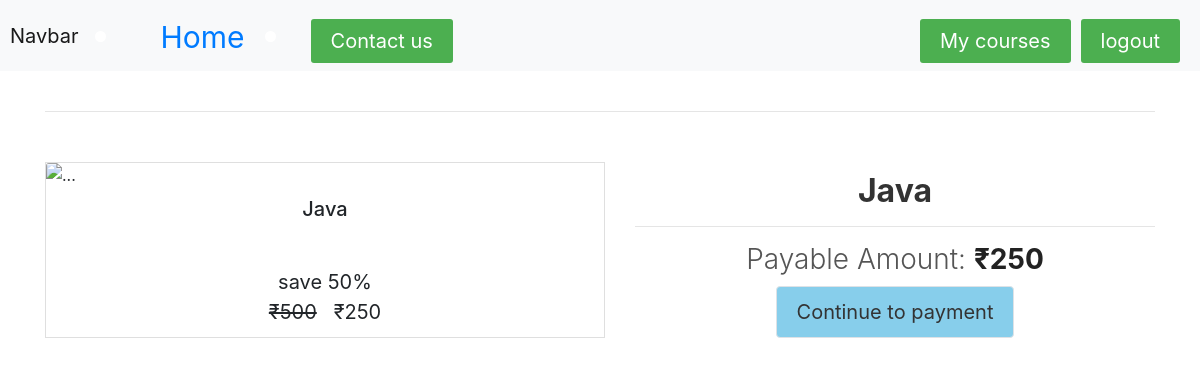
Page /checkout/java (signed in) on the committed database.
### onlineclasses/models.py (models this page shows, shortened)
class Course(models.Model):
    title = models.CharField(max_length=100,null=False)
    slug = models.CharField(max_length=100,null=False,unique=True)
    description = models.TextField(max_length=500,null=True)
    duration = models.PositiveIntegerField(help_text="Duration:")
    price = models.IntegerField(null=False)
    discount = models.PositiveIntegerField(null=False, default=0)
    is_published = models.BooleanField(default=False)
    created_at = models.DateTimeField(auto_now_add=True)
    length = models.PositiveIntegerField(null=False)

### onlineclasses/views/checkout.py (the view, shortened to what this page needs)
# urls.py: path("checkout/<str:slug>", checkout, name='checkout_page'),
def checkout(request,slug):
    course = Course.objects.get(slug=slug)
    if(request.user.is_authenticated is False):
        return redirect('login')
    user = request.user
    action = request.GET.get('action')
    order = None
    payment = None
    error = None
    context = {
        'course':course,
        'order':order,
        'payment':payment,
        'user':user,
        'error':error
    }
    return render(request,template_name= "courses/checkout.html",context=context)

### onlineclasses/templatetags/custom_tags.py (called while the page is built)
@register.simple_tag
def cal_sale_price(price,discount):
    if discount is None or discount == 0:
        return price
    sellPrice = price-(price * (discount * 0.01))
    return math.floor(sellPrice)

@register.filter
def rupee(price):
    rupee_price = price
    return f'₹{rupee_price}'

### onlineclasses/templates/courses/checkout.html (shortened to what this page needs)
{% extends 'courses/base.html' %}
{% load custom_tags %}
{% block content %}
<div class="container">
    <br>
    <hr>
    <div class="row checkout-wrapper">
        <div class="col mx-auto">
            <div class="card mx-auto" style="width: 35rem;">
                <img src="https://dz8fbjd9gwp2s.cloudfront.net/courses/63b87ffee4b0b82420c664f3/63b87ffee4b0b82420c664f3_scaled_cover.jpg?v=1"
                    class="card-img-top" alt="...">
                <div class="card-body">
                    <h5 class="card-title text-center">{{course.title}}</h5>
                    <p class="card-text m-0 p-0">
                        save {{course.discount}}%
                        <br>
                        <span class="price">
                            <del>{{course.price|rupee}}</del>
                            <span>{% cal_sale_price course.price course.discount as amount %} {{amount|rupee}}</span>
                        </span>
                    </p>
                </div>
            </div>
        </div>
        <div class="col">
            <div class="checkout-details">
                <p class="display-4 text-center course-title">{{course.title}}</p>
                <hr>
                <p class="display-4 text-center payable-amount">Payable Amount: <b>{% cal_sale_price course.price course.discount as amount %} {{amount|rupee}}</b></p>
                <a class="btn btn-light border" href="?action=create_payment" style="background-color: skyblue; color: #333;">Continue to payment</a>
            </div>
        </div>
    </div>
</div>
{% endblock %}

### onlineclasses/templates/courses/checkout.html (style rules this page uses)
.card-body { padding: 10px; height: 150px; display: flex; flex-direction: column; justify-content: space-between; }
.card-title { font-size: 20px; text-align: center; }
.card { width: 18rem; margin-bottom: 10px; border-radius: 0; }
.card-text { font-size: 20px; text-align: center; margin-top: 5px; }
.checkout-wrapper { display: flex; justify-content: space-between; align-items: center; margin-top: 50px; }
.checkout-details { text-align: center; }
.checkout-details p { font-size: 24px; margin-bottom: 20px; }
.checkout-details p.course-title { font-size: 32px; font-weight: bold; margin-bottom: 10px; color: #333; }
.checkout-details p.payable-amount { font-size: 28px; margin-bottom: 10px; color: #555; }
.checkout-details p.payable-amount b { font-weight: bold; color: #222; }
.checkout-details a { display: inline-block; padding: 10px 20px; font-size: 20px; text-decoration: none; border: 1px solid gray; background-color: #f8f9fa; color: #333; transition: background-color 0.3s ease; }

### rows in the picture
Course: title "Java", discount "50", price "₹500"

### other values in the picture
{{ amount|rupee }} "₹250"
